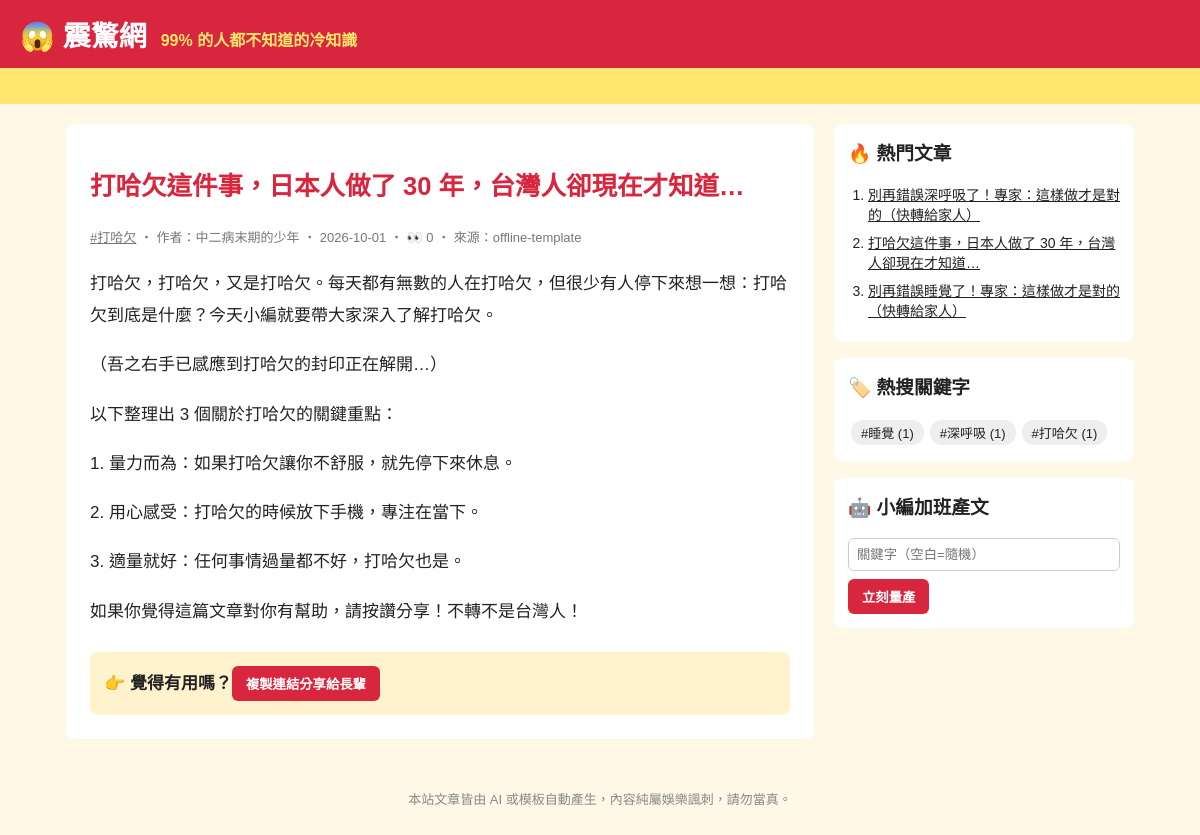
The page /article/2/ on the database as committed earlier.
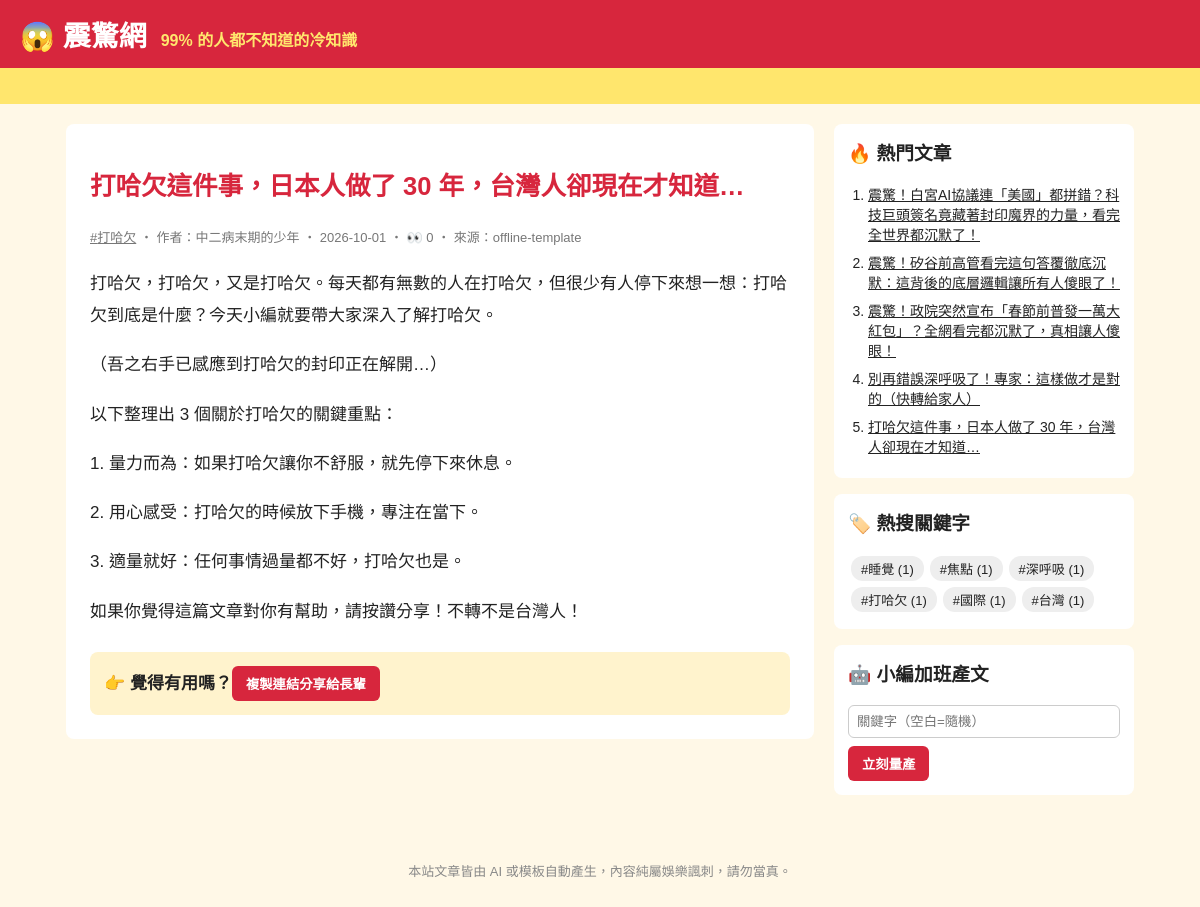
The same page on the database as committed later.
### tables this page shows
CREATE TABLE articles (
                id         INTEGER PRIMARY KEY AUTOINCREMENT,
                keyword    TEXT NOT NULL,
                persona    TEXT NOT NULL,
                title      TEXT NOT NULL,
                content    TEXT NOT NULL,
                source     TEXT NOT NULL,
                views      INTEGER NOT NULL DEFAULT 0,
                created_at TEXT NOT NULL
            , news_title TEXT, news_url TEXT);

### app.py (the view)
@app.route("/article/<int:article_id>/")
def article(article_id):
    art = db.get_article(article_id, count_view=not app.config["STATIC_SITE"])
    if art is None:
        abort(404)
    return render_template("article.html", a=art, paragraphs=art["content"].split("\n\n"))

### app.py (called while the page is built)
@app.context_processor
def sidebar():
    return {"hot": db.hot_articles(), "tags": db.keywords(), "static_site": app.config["STATIC_SITE"]}

### db.py (called while the page is built)
def connect():
    conn = sqlite3.connect(DB_PATH)
    conn.row_factory = sqlite3.Row
    return conn

def hot_articles(limit=5):
    with connect() as conn:
        return conn.execute("SELECT * FROM articles ORDER BY views DESC, id DESC LIMIT ?", (limit,)).fetchall()

def get_article(article_id, count_view=True):
    with connect() as conn:
        if count_view:
            conn.execute("UPDATE articles SET views = views + 1 WHERE id = ?", (article_id,))
        return conn.execute("SELECT * FROM articles WHERE id = ?", (article_id,)).fetchone()

def keywords():
    with connect() as conn:
        return conn.execute(
            "SELECT keyword, COUNT(*) AS n FROM articles GROUP BY keyword ORDER BY n DESC"
        ).fetchall()

### templates/article.html (shortened to what this page needs)
{% extends "base.html" %}
{% block content %}
<article class="post">
  <h1>{{ a.title }}</h1>
  <p class="meta">
    <a href="{{ url_for('tag', keyword=a.keyword) }}">#{{ a.keyword }}</a>
    ‧ 作者：{{ a.persona }} ‧ {{ a.created_at[:10] }}{% if not static_site %} ‧ 👀 {{ a.views }}{% endif %} ‧ 來源：{{ a.source }}
  </p>
  {% for p in paragraphs %}<p>{{ p }}</p>{% endfor %}
  <div class="share">👉 覺得有用嗎？<button onclick="navigator.clipboard.writeText(location.href);this.textContent='已複製連結！快分享！'">複製連結分享給長輩</button></div>
</article>
{% endblock %}

### templates/base.html (shortened to what this page needs)
<!doctype html>
<html lang="zh-Hant">
<head>
  <link rel="stylesheet" href="{{ url_for('static', filename='style.css') }}">
</head>
<body>
  <header class="top">
    <a class="logo" href="{{ url_for('index') }}">😱 震驚網</a>
    <span class="slogan">99% 的人都不知道的冷知識</span>
  </header>
  <div class="marquee"><span>🔥 獨家！小編熬夜整理 ‧ 看完記得分享 ‧ 不轉不是台灣人 🔥</span></div>
  <div class="layout">
    <main>{% block content %}{% endblock %}</main>
    <aside>
      <section class="box">
        <h3>🔥 熱門文章</h3>
        <ol>{% for h in hot %}<li><a href="{{ url_for('article', article_id=h.id) }}">{{ h.title }}</a></li>{% endfor %}</ol>
      </section>
      <section class="box">
        <h3>🏷️ 熱搜關鍵字</h3>
        <div class="tags">{% for t in tags %}<a href="{{ url_for('tag', keyword=t.keyword) }}">#{{ t.keyword }} ({{ t.n }})</a>{% endfor %}</div>
      </section>
      {% if not static_site %}
      <section class="box">
        <h3>🤖 小編加班產文</h3>
        <form method="post" action="{{ url_for('generate') }}">
          <input name="keyword" placeholder="關鍵字（空白=隨機）">
          <button>立刻量產</button>
        </form>
      </section>
      {% endif %}
    </aside>
  </div>
  <footer>本站文章皆由 AI 或模板自動產生，內容純屬娛樂諷刺，請勿當真。</footer>
</body>
</html>

Rows that differ between the two databases and show on the page:
no longer on this page (row unchanged): articles: title "別再錯誤睡覺了！專家：這樣做才是對的（快轉給家人）"
added articles: title "震驚！白宮AI協議連「美國」都拼錯？科技巨頭簽名竟藏著封印魔界的力量，看完全世界都沉默了！"
added articles: title "震驚！矽谷前高管看完這句答覆徹底沉默：這背後的底層邏輯讓所有人傻眼了！"
added articles: title "震驚！政院突然宣布「春節前普發一萬大紅包」？全網看完都沉默了，真相讓人傻眼！"
Other text that changed with them:
new list line: "# 焦點 ( 1 )"
new list line: "# 國際 ( 1 )"
new list line: "# 台灣 ( 1 )"
